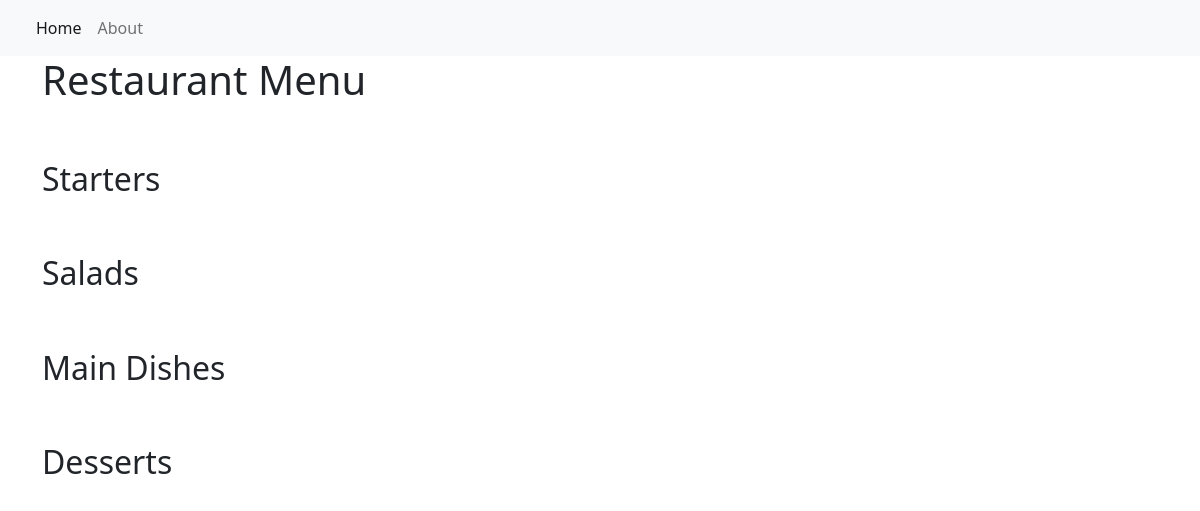
Before: / with the older database file.
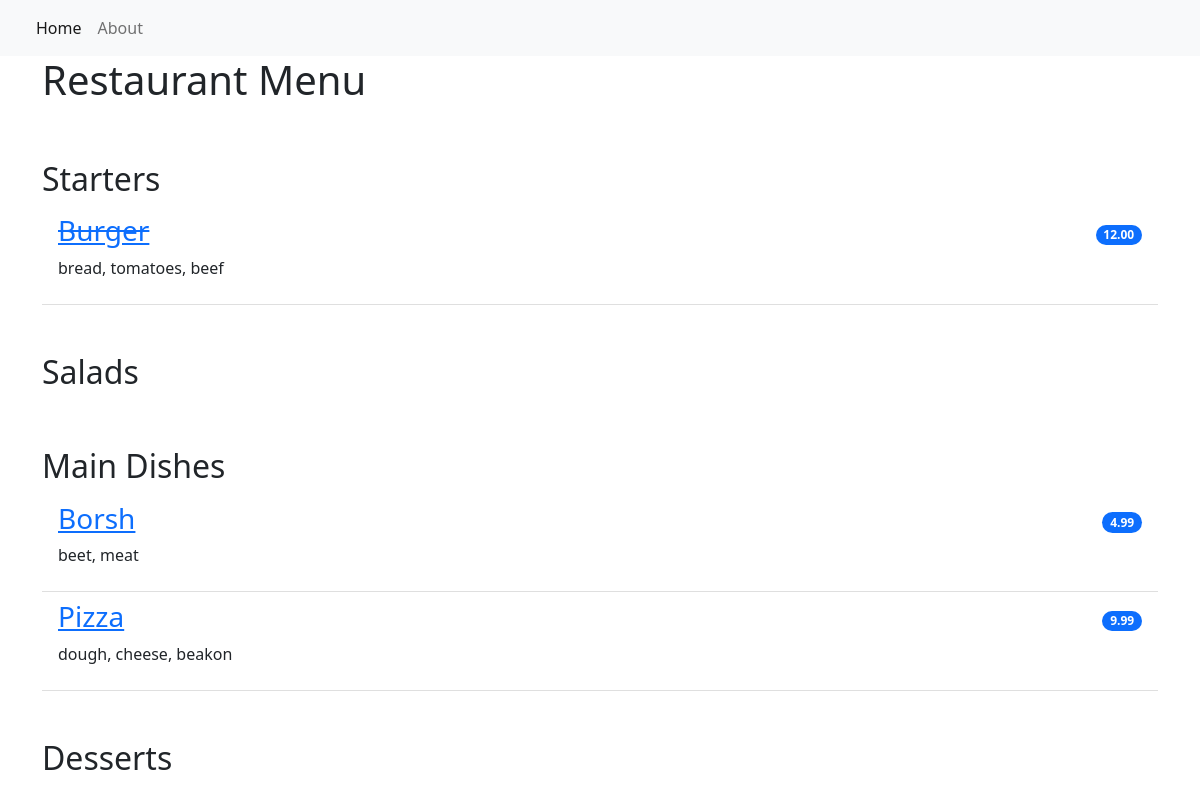
After: the same page with the newer database file.
### restaurant_menu/models.py (models this page shows, shortened)
class Item(models.Model):
    meal = models.CharField(max_length=100, unique=True)
    description = models.CharField(max_length=1000)
    price = models.DecimalField(max_digits=10, decimal_places=2)
    meal_type = models.CharField(max_length=200, choices=MEAL_TYPE)
    author = models.ForeignKey(User, on_delete=models.PROTECT)
    status = models.IntegerField(choices=STATUS, default=1)
    date_created = models.DateTimeField(auto_now_add=True)
    date_updated = models.DateTimeField(auto_now=True)

### restaurant_menu/views.py (the view)
# urls.py: path('', views.MenuList.as_view(), name='home'),
class MenuList(generic.ListView):
    queryset = Item.objects.order_by('-date_created')
    template_name = 'index.html'
    def get_context_data(self, **kwargs):
        context = super().get_context_data(**kwargs)
        context['meals'] = MEAL_TYPE
        return context

### restaurant_menu/templates/index.html
{% extends 'base.html' %}
{% block content %}
<div class="container">
  <h1>Restaurant Menu</h1>
    <ul class="list-group list-group-flush">
        {% for meal in meals %}
            <h2 class="pt-5">{{ meal.1 }}</h2>
            {% for row in item_list %}
                {% if row.meal_type == meal.0 %}
                    {% if row.status == 0 %}
                        <li class="list-group-item d-flex justify-content-between align-items-center border-0 pb-0">
                            <a href="{% url 'menu_item' row.pk %}"><h3><del>{{ row.meal }}</del></h3></a>
                            <span class="badge bg-primary rounded-pill">{{ row.price }}</span>
                        </li>
                    {% else %}
                        <li class="list-group-item d-flex justify-content-between align-items-center border-0 pb-0">
                            <a href="{% url 'menu_item' row.pk %}"><h3>{{ row.meal }}</h3></a>
                            <span class="badge bg-primary rounded-pill">{{ row.price }}</span>
                        </li>
                    {% endif %}
                    <li class="list-group-item pt-0">
                        <p>{{ row.description }}</p>
                    </li>
                {% endif %}
            {% endfor %}
        {% endfor %}
    </ul>
</div>
{% endblock content %}

### restaurant_menu/templates/base.html (shortened to what this page needs)
<!DOCTYPE html>
<html lang="en">
    <head>
        <link href="https://cdn.jsdelivr.net/npm/bootstrap@5.2.0-beta1/dist/css/bootstrap.min.css" rel="stylesheet">
    </head>
    <body>
        <nav class="navbar navbar-expand-lg bg-light">
            <div class="container-fluid">
                <div class="collapse navbar-collapse" id="navbarNav">
                    <ul class="navbar-nav">
                         <li class="nav-item">
                            <a class="nav-link active" aria-current="page" href="{% url 'home' %}">Home</a>
                        </li>
                        <li class="nav-item">
                            <a class="nav-link" aria-current="page" href="{% url 'home' %}">About</a>
                        </li>
                    </ul>
                </div>
            </div>
        </nav>
        {% block content %}
        {% endblock content %}
    </body>
</html>

Changed rows visible on the page:
added Item: meal "Burger", price "12.00", description "bread, tomatoes, beef", shown under "Starters"
added Item: meal "Borsh", price "4.99", description "beet, meat", shown under "Main Dishes"
added Item: meal "Pizza", price "9.99", description "dough, cheese, beakon", shown under "Main Dishes"
